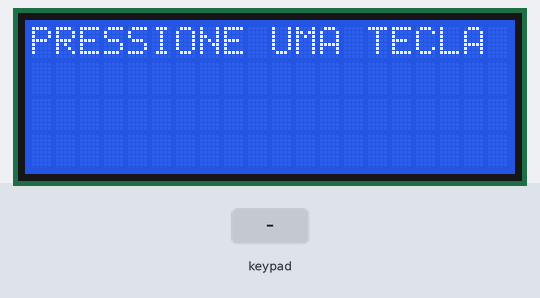
This sketch was run on a simulated Arduino Uno, built with avr-gcc and run on an emulated ATmega328P. On the bench: 20×4 character LCD. Inputs (shaded band) come from the test bench.

Above: at 1.2 s.
1.3 s: keypad keys 4 5 6 7 # pressed 0.4 s apart
At 1.7 s:
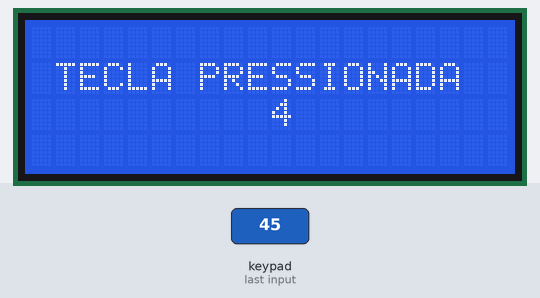
4.8 s: key 'A' pressed
At 5.2 s:
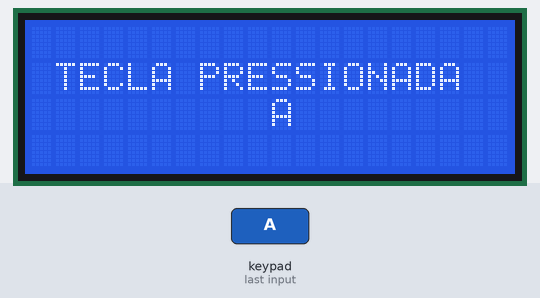
6.8 s: key 'B' pressed
8.8 s: keypad keys 4 5 6 7 * pressed 0.4 s apart
At 9.8 s:
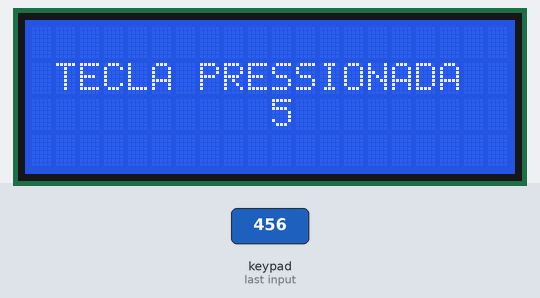
12.6 s: key 'C' pressed
14.6 s: keypad keys 4 5 6 7 D pressed 0.4 s apart
At 14.9 s:
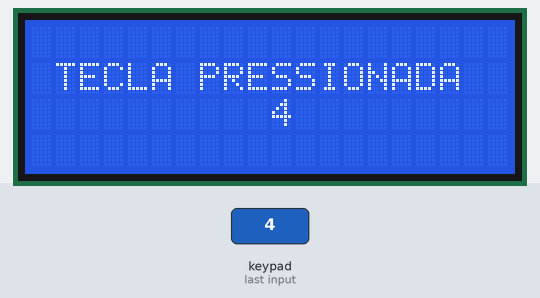
Timing chart, 0 to 17.6 s (numbered marks = the images above; inputs shaded):
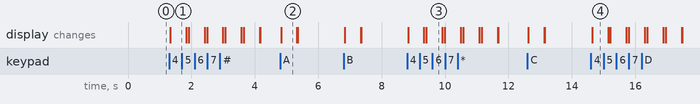

Measured:
- after the input at 1.3 s, the display: changes at once (image 1)
- after the input at 4.8 s, the display: changes at once (image 2)
- after the input at 8.8 s, the display: first changes at once (image 3 shows a later state)
- after the input at 14.6 s, the display: changes at once (image 4)
- what the display in image 2 shows lasts 0.5 s, from 4.8 s to 5.3 s

The sketch:

KeypadLcdI2C.ino
```cpp
#include <Keypad.h>
#include <Wire.h>
#include <LiquidCrystal_I2C.h>

LiquidCrystal_I2C lcd(0x27, 20, 4);

const byte LINHAS = 4;
const byte COLUNAS = 4;

const char TECLAS[LINHAS][COLUNAS] = {
        {'1', '2', '3', 'A'},
        {'4', '5', '6', 'B'},
        {'7', '8', '9', 'C'},
        {'*', '0', '#', 'D'}
};

byte pinosLinhas[LINHAS] = {4, 5, 6, 7};
byte pinosColunas[COLUNAS] = {8, 9, 10, 11};

Keypad teclado = Keypad(makeKeymap(TECLAS), pinosLinhas, pinosColunas, LINHAS, COLUNAS);

void setup() {
    lcd.begin();
    lcd.backlight();
}

void loop() {

    lcd.setCursor(0, 0);
    lcd.print("PRESSIONE UMA TECLA");

    char teclaPressionada = teclado.getKey();

    if (teclaPressionada) {

        lcd.clear();
        lcd.setCursor(1, 1);
        lcd.print("TECLA PRESSIONADA");

        lcd.setCursor(10, 2);
        lcd.print(teclaPressionada);

        delay(500);

        lcd.clear();
    }
}
```
